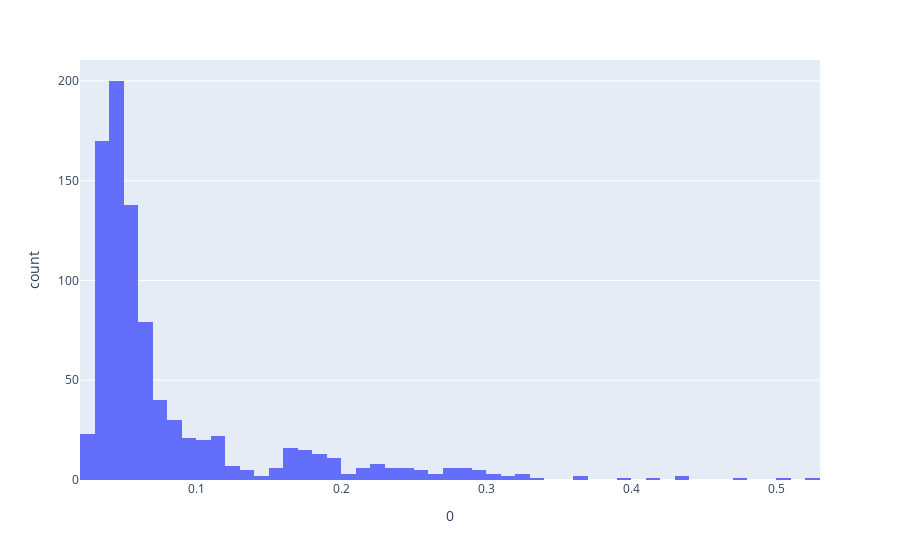

The notebook cell this image was saved under:
### Code cell
px.histogram(pd.DataFrame(y_pred_test), x=0)

### Figure 1 — Plotly figure (JSON) as saved in the notebook; plotly's stock layout.template omitted (floating-point values rounded to 4 significant figures; data arrays with more than 128 entries replaced by an {"elided": "..."} marker saying what was removed)
{"data": [{"alignmentgroup": "True", "bingroup": "x", "hovertemplate": "0=%{x}<br>count=%{y}<extra></extra>", "legendgroup": "", "marker": {"color": "#636efa"}, "name": "", "offsetgroup": "", "orientation": "v", "showlegend": false, "type": "histogram", "x": {"elided": "890 float values"}, "xaxis": "x", "yaxis": "y"}], "layout": {"barmode": "relative", "legend": {"tracegroupgap": 0}, "margin": {"t": 60}, "xaxis": {"anchor": "y", "domain": [0, 1], "title": {"text": "0"}}, "yaxis": {"anchor": "x", "domain": [0, 1], "title": {"text": "count"}}}}
